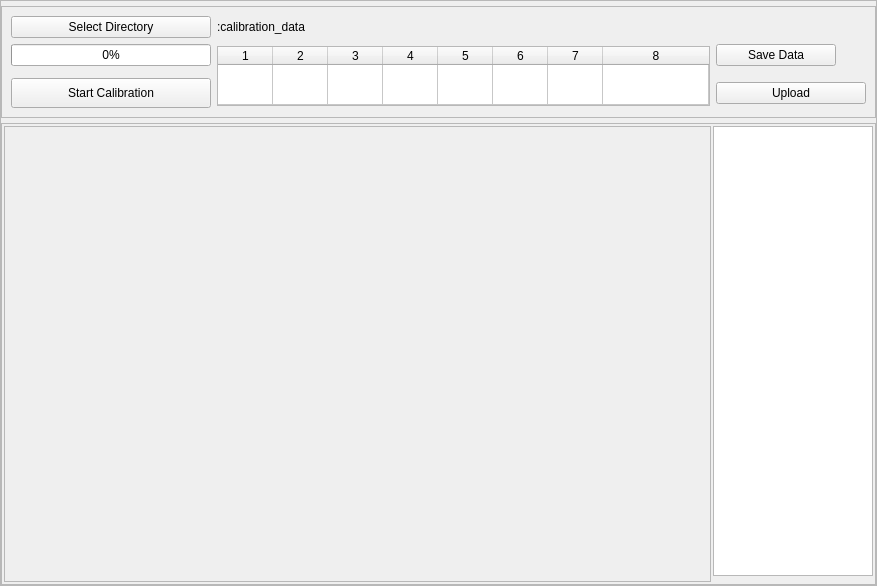
<?xml version="1.0" encoding="UTF-8"?>
<ui version="4.0">
    <class>MainWindow</class>
    <widget class="QMainWindow" name="MainWindow">
        <property name="geometry">
            <rect>
                <x>0</x>
                <y>0</y>
                <width>877</width>
                <height>586</height>
            </rect>
        </property>
        <property name="windowTitle">
            <string>MainWindow</string>
        </property>
        <widget class="QWidget" name="centralwidget">
            <layout class="QGridLayout" name="gridLayout_3">
                <property name="margin">
                    <number>0</number>
                </property>
                <item row="0" column="0">
                    <widget class="QFrame" name="widgetFrameOuter">
                        <property name="sizePolicy">
                            <sizepolicy hsizetype="Preferred" vsizetype="Preferred">
                                <horstretch>0</horstretch>
                                <verstretch>0</verstretch>
                            </sizepolicy>
                        </property>
                        <property name="styleSheet">
                            <string notr="true"/>
                        </property>
                        <property name="frameShape">
                            <enum>QFrame::StyledPanel</enum>
                        </property>
                        <property name="frameShadow">
                            <enum>QFrame::Raised</enum>
                        </property>
                        <property name="class" stdset="0">
                            <string>PeripheralCollection</string>
                        </property>
                        <layout class="QVBoxLayout" name="verticalLayout_3">
                            <property name="spacing">
                                <number>5</number>
                            </property>
                            <property name="leftMargin">
                                <number>0</number>
                            </property>
                            <property name="topMargin">
                                <number>5</number>
                            </property>
                            <property name="rightMargin">
                                <number>0</number>
                            </property>
                            <property name="bottomMargin">
                                <number>0</number>
                            </property>
                            <item>
                                <widget class="QFrame" name="frame">
                                    <property name="sizePolicy">
                                        <sizepolicy hsizetype="Preferred" vsizetype="Preferred">
                                            <horstretch>0</horstretch>
                                            <verstretch>0</verstretch>
                                        </sizepolicy>
                                    </property>
                                    <property name="minimumSize">
                                        <size>
                                            <width>0</width>
                                            <height>80</height>
                                        </size>
                                    </property>
                                    <property name="frameShape">
                                        <enum>QFrame::StyledPanel</enum>
                                    </property>
                                    <property name="frameShadow">
                                        <enum>QFrame::Raised</enum>
                                    </property>
                                    <property name="class" stdset="0">
                                        <string>PeripheralCollectionInner</string>
                                    </property>
                                    <layout class="QGridLayout" name="gridLayout">
                                        <item row="1" column="1" rowspan="3">
                                            <widget class="QTableWidget" name="valueTable">
                                                <property name="maximumSize">
                                                    <size>
                                                        <width>16777215</width>
                                                        <height>60</height>
                                                    </size>
                                                </property>
                                                <property name="rowCount">
                                                    <number>1</number>
                                                </property>
                                                <property name="columnCount">
                                                    <number>8</number>
                                                </property>
                                                <attribute name="horizontalHeaderDefaultSectionSize">
                                                    <number>55</number>
                                                </attribute>
                                                <attribute name="horizontalHeaderMinimumSectionSize">
                                                    <number>55</number>
                                                </attribute>
                                                <attribute name="horizontalHeaderStretchLastSection">
                                                    <bool>true</bool>
                                                </attribute>
                                                <attribute name="verticalHeaderVisible">
                                                    <bool>false</bool>
                                                </attribute>
                                                <attribute name="verticalHeaderStretchLastSection">
                                                    <bool>true</bool>
                                                </attribute>
                                                <row/>
                                                <column/>
                                                <column/>
                                                <column/>
                                                <column/>
                                                <column/>
                                                <column/>
                                                <column/>
                                                <column/>
                                            </widget>
                                        </item>
                                        <item row="0" column="1" colspan="2">
                                            <widget class="QLabel" name="dirnameLabel">
                                                <property name="text">
                                                    <string>:calibration_data</string>
                                                </property>
                                                <property name="alignment">
                                                    <set>Qt::AlignLeading|Qt::AlignLeft|Qt::AlignVCenter</set>
                                                </property>
                                            </widget>
                                        </item>
                                        <item row="0" column="0">
                                            <widget class="QPushButton" name="pushButton_2">
                                                <property name="minimumSize">
                                                    <size>
                                                        <width>200</width>
                                                        <height>0</height>
                                                    </size>
                                                </property>
                                                <property name="maximumSize">
                                                    <size>
                                                        <width>200</width>
                                                        <height>16777215</height>
                                                    </size>
                                                </property>
                                                <property name="text">
                                                    <string>Select Directory</string>
                                                </property>
                                            </widget>
                                        </item>
                                        <item row="1" column="0">
                                            <widget class="QProgressBar" name="progressBar">
                                                <property name="minimumSize">
                                                    <size>
                                                        <width>0</width>
                                                        <height>0</height>
                                                    </size>
                                                </property>
                                                <property name="maximumSize">
                                                    <size>
                                                        <width>200</width>
                                                        <height>16777215</height>
                                                    </size>
                                                </property>
                                                <property name="value">
                                                    <number>0</number>
                                                </property>
                                            </widget>
                                        </item>
                                        <item row="3" column="0">
                                            <widget class="QPushButton" name="pushButton">
                                                <property name="minimumSize">
                                                    <size>
                                                        <width>94</width>
                                                        <height>30</height>
                                                    </size>
                                                </property>
                                                <property name="text">
                                                    <string>Start Calibration</string>
                                                </property>
                                            </widget>
                                        </item>
                                        <item row="1" column="2">
                                            <widget class="QPushButton" name="pushButton_3">
                                                <property name="minimumSize">
                                                    <size>
                                                        <width>120</width>
                                                        <height>0</height>
                                                    </size>
                                                </property>
                                                <property name="maximumSize">
                                                    <size>
                                                        <width>80</width>
                                                        <height>16777215</height>
                                                    </size>
                                                </property>
                                                <property name="text">
                                                    <string>Save Data</string>
                                                </property>
                                            </widget>
                                        </item>
                                        <item row="3" column="2">
                                            <widget class="QPushButton" name="pushButton_4">
                                                <property name="minimumSize">
                                                    <size>
                                                        <width>150</width>
                                                        <height>0</height>
                                                    </size>
                                                </property>
                                                <property name="maximumSize">
                                                    <size>
                                                        <width>16777215</width>
                                                        <height>16777215</height>
                                                    </size>
                                                </property>
                                                <property name="text">
                                                    <string>Upload</string>
                                                </property>
                                            </widget>
                                        </item>
                                    </layout>
                                </widget>
                            </item>
                            <item>
                                <widget class="QFrame" name="frame_2">
                                    <property name="sizePolicy">
                                        <sizepolicy hsizetype="Preferred" vsizetype="Preferred">
                                            <horstretch>0</horstretch>
                                            <verstretch>0</verstretch>
                                        </sizepolicy>
                                    </property>
                                    <property name="minimumSize">
                                        <size>
                                            <width>0</width>
                                            <height>50</height>
                                        </size>
                                    </property>
                                    <property name="frameShape">
                                        <enum>QFrame::StyledPanel</enum>
                                    </property>
                                    <property name="frameShadow">
                                        <enum>QFrame::Raised</enum>
                                    </property>
                                    <property name="class" stdset="0">
                                        <string>PeripheralCollectionInner</string>
                                    </property>
                                    <layout class="QGridLayout" name="gridLayout_2">
                                        <property name="horizontalSpacing">
                                            <number>2</number>
                                        </property>
                                        <property name="margin">
                                            <number>2</number>
                                        </property>
                                        <item row="1" column="0" rowspan="2">
                                            <widget class="QScrollArea" name="scrollArea">
                                                <property name="widgetResizable">
                                                    <bool>true</bool>
                                                </property>
                                                <widget class="QWidget" name="scrollAreaWidgetContents">
                                                    <property name="geometry">
                                                        <rect>
                                                            <x>0</x>
                                                            <y>0</y>
                                                            <width>705</width>
                                                            <height>419</height>
                                                        </rect>
                                                    </property>
                                                    <layout class="QGridLayout" name="gridLayout_4">
                                                        <property name="margin">
                                                            <number>2</number>
                                                        </property>
                                                        <property name="spacing">
                                                            <number>2</number>
                                                        </property>
                                                        <item row="0" column="0">
                                                            <layout class="QGridLayout" name="plot_area"/>
                                                        </item>
                                                    </layout>
                                                </widget>
                                            </widget>
                                        </item>
                                        <item row="1" column="2">
                                            <widget class="QListWidget" name="listWidget">
                                                <property name="sizePolicy">
                                                    <sizepolicy hsizetype="Maximum" vsizetype="Expanding">
                                                        <horstretch>0</horstretch>
                                                        <verstretch>0</verstretch>
                                                    </sizepolicy>
                                                </property>
                                                <property name="minimumSize">
                                                    <size>
                                                        <width>0</width>
                                                        <height>0</height>
                                                    </size>
                                                </property>
                                                <property name="maximumSize">
                                                    <size>
                                                        <width>160</width>
                                                        <height>16777215</height>
                                                    </size>
                                                </property>
                                            </widget>
                                        </item>
                                    </layout>
                                </widget>
                            </item>
                        </layout>
                    </widget>
                </item>
            </layout>
        </widget>
        <widget class="QMenuBar" name="menubar">
            <property name="geometry">
                <rect>
                    <x>0</x>
                    <y>0</y>
                    <width>877</width>
                    <height>25</height>
                </rect>
            </property>
        </widget>
    </widget>
    <resources/>
    <connections>
        <connection>
            <sender>pushButton_2</sender>
            <signal>clicked()</signal>
            <receiver>MainWindow</receiver>
            <slot>selectDir()</slot>
            <hints>
                <hint type="sourcelabel">
                    <x>210</x>
                    <y>67</y>
                </hint>
                <hint type="destinationlabel">
                    <x>344</x>
                    <y>0</y>
                </hint>
            </hints>
        </connection>
        <connection>
            <sender>pushButton</sender>
            <signal>clicked()</signal>
            <receiver>MainWindow</receiver>
            <slot>startCalibration()</slot>
            <hints>
                <hint type="sourcelabel">
                    <x>210</x>
                    <y>142</y>
                </hint>
                <hint type="destinationlabel">
                    <x>564</x>
                    <y>0</y>
                </hint>
            </hints>
        </connection>
        <connection>
            <sender>pushButton_3</sender>
            <signal>clicked()</signal>
            <receiver>MainWindow</receiver>
            <slot>saveData()</slot>
            <hints>
                <hint type="sourcelabel">
                    <x>736</x>
                    <y>122</y>
                </hint>
                <hint type="destinationlabel">
                    <x>831</x>
                    <y>111</y>
                </hint>
            </hints>
        </connection>
        <connection>
            <sender>pushButton_4</sender>
            <signal>clicked()</signal>
            <receiver>MainWindow</receiver>
            <slot>upload()</slot>
            <hints>
                <hint type="sourcelabel">
                    <x>786</x>
                    <y>568</y>
                </hint>
                <hint type="destinationlabel">
                    <x>792</x>
                    <y>604</y>
                </hint>
            </hints>
        </connection>
    </connections>
    <slots>
        <slot>selectDir()</slot>
        <slot>startCalibration()</slot>
        <slot>saveData()</slot>
        <slot>setDifferentAD7718()</slot>
        <slot>setINL_CHANNEL(QString)</slot>
        <slot>setType(int)</slot>
        <slot>upload()</slot>
    </slots>
</ui>
